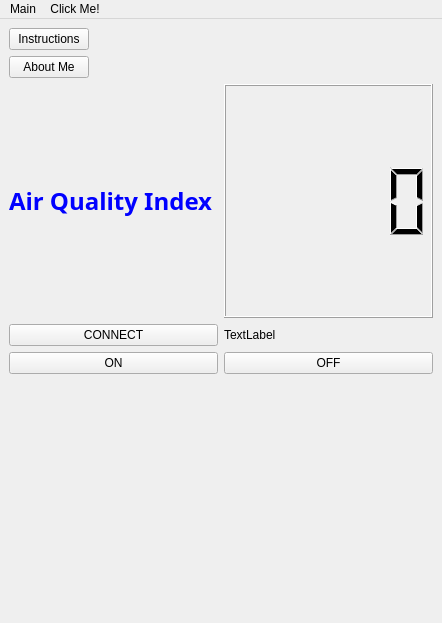
<?xml version="1.0" encoding="UTF-8"?>
<ui version="4.0">
 <class>MainWindow</class>
 <widget class="QMainWindow" name="MainWindow">
  <property name="geometry">
   <rect>
    <x>0</x>
    <y>0</y>
    <width>442</width>
    <height>623</height>
   </rect>
  </property>
  <property name="windowTitle">
   <string>MainWindow</string>
  </property>
  <widget class="QWidget" name="centralwidget">
   <layout class="QGridLayout" name="gridLayout_3">
    <item row="0" column="0" alignment="Qt::AlignLeft">
     <widget class="QPushButton" name="instructions">
      <property name="text">
       <string>Instructions</string>
      </property>
     </widget>
    </item>
    <item row="7" column="0">
     <layout class="QGridLayout" name="gridLayout">
      <item row="0" column="1">
       <widget class="QLabel" name="tempLabel">
        <property name="palette">
         <palette>
          <active>
           <colorrole role="WindowText">
            <brush brushstyle="SolidPattern">
             <color alpha="255">
              <red>255</red>
              <green>0</green>
              <blue>0</blue>
             </color>
            </brush>
           </colorrole>
          </active>
          <inactive>
           <colorrole role="WindowText">
            <brush brushstyle="SolidPattern">
             <color alpha="255">
              <red>0</red>
              <green>0</green>
              <blue>0</blue>
             </color>
            </brush>
           </colorrole>
          </inactive>
          <disabled>
           <colorrole role="WindowText">
            <brush brushstyle="SolidPattern">
             <color alpha="255">
              <red>120</red>
              <green>120</green>
              <blue>120</blue>
             </color>
            </brush>
           </colorrole>
          </disabled>
         </palette>
        </property>
        <property name="font">
         <font>
          <family>Arial Black</family>
          <pointsize>16</pointsize>
          <weight>75</weight>
          <bold>true</bold>
         </font>
        </property>
        <property name="autoFillBackground">
         <bool>false</bool>
        </property>
        <property name="text">
         <string>&lt;html&gt;&lt;head/&gt;&lt;body&gt;&lt;p&gt;&lt;span style=&quot; font-size:18pt; color:#0000ff;&quot;&gt;Air Quality Index&lt;/span&gt;&lt;/p&gt;&lt;/body&gt;&lt;/html&gt;</string>
        </property>
       </widget>
      </item>
      <item row="0" column="3">
       <widget class="QLCDNumber" name="tempLcdNumber">
        <property name="palette">
         <palette>
          <active>
           <colorrole role="WindowText">
            <brush brushstyle="SolidPattern">
             <color alpha="255">
              <red>0</red>
              <green>0</green>
              <blue>255</blue>
             </color>
            </brush>
           </colorrole>
           <colorrole role="Light">
            <brush brushstyle="SolidPattern">
             <color alpha="255">
              <red>0</red>
              <green>0</green>
              <blue>255</blue>
             </color>
            </brush>
           </colorrole>
          </active>
          <inactive>
           <colorrole role="WindowText">
            <brush brushstyle="SolidPattern">
             <color alpha="255">
              <red>0</red>
              <green>0</green>
              <blue>0</blue>
             </color>
            </brush>
           </colorrole>
           <colorrole role="Light">
            <brush brushstyle="SolidPattern">
             <color alpha="255">
              <red>255</red>
              <green>255</green>
              <blue>255</blue>
             </color>
            </brush>
           </colorrole>
          </inactive>
          <disabled>
           <colorrole role="WindowText">
            <brush brushstyle="SolidPattern">
             <color alpha="255">
              <red>120</red>
              <green>120</green>
              <blue>120</blue>
             </color>
            </brush>
           </colorrole>
           <colorrole role="Light">
            <brush brushstyle="SolidPattern">
             <color alpha="255">
              <red>0</red>
              <green>0</green>
              <blue>255</blue>
             </color>
            </brush>
           </colorrole>
          </disabled>
         </palette>
        </property>
        <property name="autoFillBackground">
         <bool>false</bool>
        </property>
       </widget>
      </item>
     </layout>
    </item>
    <item row="8" column="0">
     <layout class="QGridLayout" name="gridLayout_2">
      <item row="0" column="0">
       <widget class="QPushButton" name="btnConnect">
        <property name="text">
         <string>CONNECT</string>
        </property>
       </widget>
      </item>
      <item row="0" column="2">
       <widget class="QLabel" name="label">
        <property name="text">
         <string>TextLabel</string>
        </property>
       </widget>
      </item>
      <item row="1" column="0">
       <widget class="QPushButton" name="btnON">
        <property name="text">
         <string>ON</string>
        </property>
       </widget>
      </item>
      <item row="1" column="2">
       <widget class="QPushButton" name="btnOFF">
        <property name="text">
         <string>OFF</string>
        </property>
       </widget>
      </item>
     </layout>
    </item>
    <item row="9" column="0">
     <widget class="QCustomPlot" name="customPlot" native="true"/>
    </item>
    <item row="1" column="0" alignment="Qt::AlignLeft">
     <widget class="QPushButton" name="aboutMe">
      <property name="text">
       <string>About Me</string>
      </property>
     </widget>
    </item>
   </layout>
  </widget>
  <widget class="QMenuBar" name="menuBar">
   <property name="geometry">
    <rect>
     <x>0</x>
     <y>0</y>
     <width>442</width>
     <height>26</height>
    </rect>
   </property>
   <widget class="QMenu" name="menuMenu">
    <property name="title">
     <string>Main</string>
    </property>
   </widget>
   <widget class="QMenu" name="menuClick_Me">
    <property name="title">
     <string>Click Me!</string>
    </property>
    <widget class="QMenu" name="menuAssignment_PFE">
     <property name="title">
      <string>Assignment PFE</string>
     </property>
     <addaction name="actionTilt_Sensor_only_sends_digital_value"/>
    </widget>
    <addaction name="menuAssignment_PFE"/>
    <addaction name="separator"/>
   </widget>
   <addaction name="menuMenu"/>
   <addaction name="menuClick_Me"/>
  </widget>
  <action name="actionMade_by_FB20083">
   <property name="text">
    <string>Made by FB20083</string>
   </property>
  </action>
  <action name="actionTilt_Sensor_only_sends_digital_value">
   <property name="text">
    <string>Made by FB20083</string>
   </property>
  </action>
 </widget>
 <customwidgets>
  <customwidget>
   <class>QCustomPlot</class>
   <extends>QWidget</extends>
   <header location="global">qcustomplot.h</header>
   <container>1</container>
  </customwidget>
 </customwidgets>
 <resources/>
 <connections/>
</ui>
